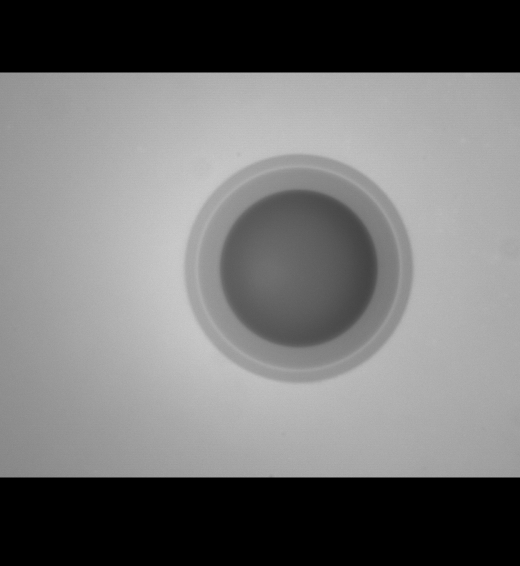
#> input picture image1.jpg, 1040 x 1132 px (shown at 1/2 size)
$ python circle_split.py
#> lines starting #> are read from the running program, lines starting #| are printed output that depends on the picture; after the words box and inside, x2 and y2 are one past the last pixel; in counts of white or black regions, pixels touching at a corner belong together
import cv2
import numpy as np
import os
from pathlib import Path

class CircleSplitter:
    def __init__(self, image_path):
        """Initialize with image path"""
        self.image_path = image_path
        self.image = cv2.imread(image_path)
        self.gray = cv2.cvtColor(self.image, cv2.COLOR_BGR2GRAY)
        self.height, self.width = self.gray.shape

    def detect_circles_hough(self):
        """Detect circles using Hough Transform"""
        # Apply Gaussian blur to reduce noise
        blurred = cv2.GaussianBlur(self.gray, (9, 9), 2)

        # Detect circles
        circles = cv2.HoughCircles(
            blurred,
            cv2.HOUGH_GRADIENT,
            dp=1,
            minDist=50,
            param1=50,
            param2=30,
            minRadius=10,
            maxRadius=min(self.width, self.height) // 2
        )

        if circles is not None:
            # Round values then cast to uint16 on the entire array so indexing works
            circles = np.around(circles).astype(np.uint16)
            return circles[0]
        return None

    def detect_circles_contours(self):
        """Detect circles using contour detection"""
        # Apply threshold
        _, thresh = cv2.threshold(self.gray, 0, 255, cv2.THRESH_BINARY_INV + cv2.THRESH_OTSU)

        # Apply morphological operations to clean up
        kernel = np.ones((5, 5), np.uint8)
        thresh = cv2.morphologyEx(thresh, cv2.MORPH_CLOSE, kernel)
        thresh = cv2.morphologyEx(thresh, cv2.MORPH_OPEN, kernel)

        # Find contours
        contours, _ = cv2.findContours(thresh, cv2.RETR_TREE, cv2.CHAIN_APPROX_SIMPLE)

        # Filter and sort contours by area
        valid_contours = []
        for contour in contours:
            area = cv2.contourArea(contour)
            if area > 100:  # Minimum area threshold
                # Fit circle to contour
                (x, y), radius = cv2.minEnclosingCircle(contour)
                center = (int(x), int(y))
                radius = int(radius)

                # Check if contour is circular enough
                perimeter = cv2.arcLength(contour, True)
                circularity = 4 * np.pi * area / (perimeter * perimeter)

                if circularity > 0.7:  # Threshold for circular shape
                    valid_contours.append((center[0], center[1], radius, area))

        # Sort by area (largest first)
        valid_contours.sort(key=lambda x: x[3], reverse=True)

        return valid_contours[:2] if len(valid_contours) >= 2 else None

    def split_circle(self, method='auto'):
        """
        Split circle into inner circle and outer ring

        Args:
            method: 'hough', 'contour', or 'auto' (tries both)
        """
        circles = None

        if method == 'hough' or method == 'auto':
            circles = self.detect_circles_hough()
            if circles is not None and len(circles) >= 2:
                print("Using Hough Circle detection method")
            elif method == 'auto':
                circles = None

        if circles is None and (method == 'contour' or method == 'auto'):
            contour_circles = self.detect_circles_contours()
            if contour_circles:
                circles = np.array(contour_circles)[:, :3]  # Keep only x, y, radius
                print("Using Contour detection method")

        if circles is None or len(circles) < 2:
            print("Could not detect both inner and outer circles!")
            return None, None, None

        # Sort circles by radius (smallest first)
        circles_sorted = sorted(circles, key=lambda x: x[2])
        inner_circle = circles_sorted[0]
        outer_circle = circles_sorted[1]

        print(f"Inner circle: center=({inner_circle[0]}, {inner_circle[1]}), radius={inner_circle[2]}")
        print(f"Outer circle: center=({outer_circle[0]}, {outer_circle[1]}), radius={outer_circle[2]}")

        # Create masks
        inner_mask = np.zeros((self.height, self.width), np.uint8)
        outer_mask = np.zeros((self.height, self.width), np.uint8)

        # Draw filled circles on masks
        cv2.circle(inner_mask, (int(inner_circle[0]), int(inner_circle[1])),
                   int(inner_circle[2]), (255,), -1)
        cv2.circle(outer_mask, (int(outer_circle[0]), int(outer_circle[1])),
                   int(outer_circle[2]), (255,), -1)

        # Create ring mask (outer minus inner)
        ring_mask = cv2.subtract(outer_mask, inner_mask)

        # Apply masks to get separate images
        inner_only = cv2.bitwise_and(self.image, self.image, mask=inner_mask)
        ring_only = cv2.bitwise_and(self.image, self.image, mask=ring_mask)

        # Create visualization
        vis_image = self.image.copy()
        cv2.circle(vis_image, (int(inner_circle[0]), int(inner_circle[1])),
                   int(inner_circle[2]), (0, 255, 0), 2)
        cv2.circle(vis_image, (int(outer_circle[0]), int(outer_circle[1])),
                   int(outer_circle[2]), (0, 0, 255), 2)

        return inner_only, ring_only, vis_image

    def save_results(self, output_dir='output'):
        """Save the split images"""
        # Create output directory
        Path(output_dir).mkdir(exist_ok=True)

        # Get base filename
        base_name = Path(self.image_path).stem

        # Split the circle
        inner, ring, visualization = self.split_circle()

        if inner is None or ring is None or visualization is None:
            print("Failed to split the circle image!")
            return False

        # Save images directly from NumPy arrays
        cv2.imwrite(os.path.join(output_dir, f'{base_name}_inner.png'), inner)
        cv2.imwrite(os.path.join(output_dir, f'{base_name}_ring.png'), ring)
        cv2.imwrite(os.path.join(output_dir, f'{base_name}_visualization.png'), visualization)

        print(f"Saved results to {output_dir}/")
        print(f"  - {base_name}_inner.png: Inner circle only")
        print(f"  - {base_name}_ring.png: Outer ring only")
        print(f"  - {base_name}_visualization.png: Detection visualization")

        return True

    def display_results(self):
        """Display the results in windows"""
        inner, ring, visualization = self.split_circle()

        if inner is None:
            print("Failed to split the circle image!")
            return

        # inner, ring, and visualization are NumPy arrays; no UMat conversion is needed

        # Resize for display if images are too large using UMat for compatibility
        max_display_width = 800
        # Convert to UMat for resize and imshow compatibility
        inner_umat = cv2.UMat(inner)  # type: ignore
        ring_umat = cv2.UMat(ring)    # type: ignore
        vis_umat = cv2.UMat(visualization)  # type: ignore
        if self.width > max_display_width:
            scale = max_display_width / self.width
            new_width = int(self.width * scale)
            new_height = int(self.height * scale)

            inner_umat = cv2.resize(inner_umat, (new_width, new_height))
            ring_umat = cv2.resize(ring_umat, (new_width, new_height))
            vis_umat = cv2.resize(vis_umat, (new_width, new_height))
        # Use UMat directly for display
        inner = inner_umat
        ring = ring_umat
        visualization = vis_umat

        # Display images
        cv2.imshow('Original with Detected Circles', visualization)
        cv2.imshow('Inner Circle Only', inner)
        cv2.imshow('Outer Ring Only', ring)

        print("Press any key to close windows...")
        cv2.waitKey(0)
        cv2.destroyAllWindows()


def main():
    """Main function to run the circle splitter"""
    # Configuration
    image_path = input("Enter the path to your circle image: ").strip()
#> the answer given: ../image1.jpg

    # Remove quotes if present
    image_path = image_path.strip('"').strip("'")

    # Check if file exists
    if not os.path.exists(image_path):
        print(f"Error: File '{image_path}' not found!")
        return

    # Create splitter instance
    splitter = CircleSplitter(image_path)
#> in __init__, self.image is the input picture: shape (1132, 1040, 3); min 0, max 208, mean 115.5

    # Ask user for action
    print("\nWhat would you like to do?")
    print("1. Display results on screen")
    print("2. Save results to files")
    print("3. Both")

    choice = input("Enter your choice (1-3): ").strip()
#> the answer given: 1

    if choice in ['1', '3']:
        splitter.display_results()
#> in detect_circles_hough, `circles = cv2.HoughCircles( blurred, cv2.HOUGH_GRADIENT, dp=1, minDist..`: circles = [[598.5, 536.5, 156.7]]
#> in detect_circles_hough, `circles = np.around(circles).astype(np.uint16)`: circles = [[598, 536, 157]]
#> in detect_circles_contours, `_, thresh = cv2.threshold(self.gray, 0, 255, cv2.THRESH_BINARY_INV + c..`:
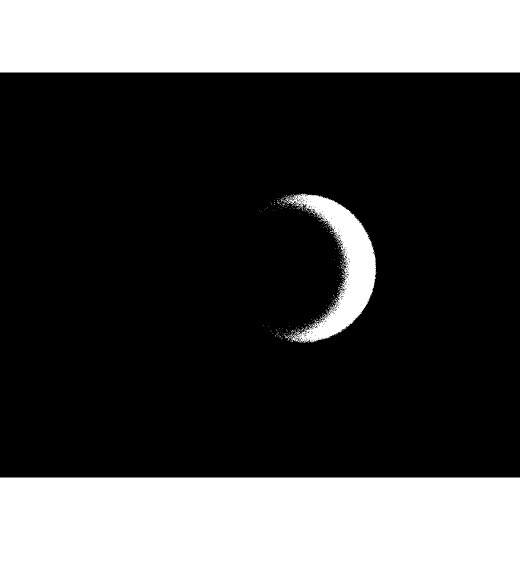
#> thresh: shape (1132, 1040) (shown at 1/2 size); 30.1% white; 270 white regions (267 under 20 px), largest, box (x1, y1, x2, y2) and area: (0, 955, 1040, 1132) 184080, (0, 0, 1040, 145) 150800, (568, 387, 753, 686) 19065
#> in detect_circles_contours, `thresh = cv2.morphologyEx(thresh, cv2.MORPH_CLOSE, kernel)`:
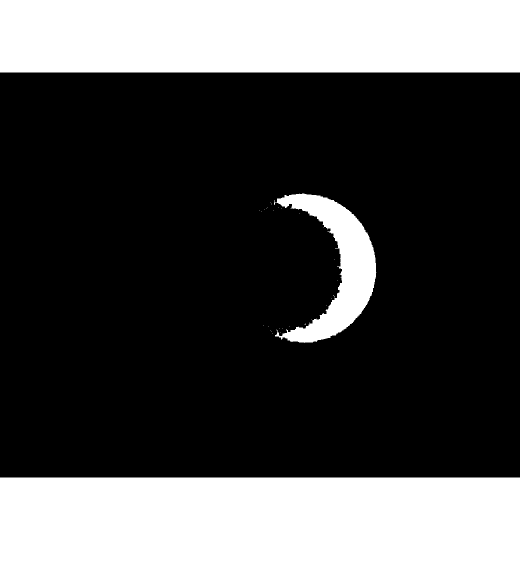
#> thresh: shape (1132, 1040) (shown at 1/2 size); 30.4% white; 32 white regions (29 under 20 px), largest, box (x1, y1, x2, y2) and area: (0, 955, 1040, 1132) 184080, (0, 0, 1040, 145) 150800, (548, 387, 753, 686) 23050
#> in detect_circles_contours, `thresh = cv2.morphologyEx(thresh, cv2.MORPH_OPEN, kernel)`: thresh: shape (1132, 1040); 30.4% white; 3 white regions
#> in detect_circles_contours, `contours, _ = cv2.findContours(thresh, cv2.RETR_TREE, cv2.CHAIN_APPROX..`: contours = 3 contours; box (x1, y1, x2, y2) and area: (0, 955, 1040, 1132) 182864, (0, 0, 1040, 145) 149616, (554, 387, 752, 685) 22320
#> the loop in detect_circles_contours, `for contour in contours:` made 3 passes
#> (contour, area, x, y, radius, center, perimeter, circularity) on passes 1, 3: ([[0, 955], [0, 1131], [1039, 1131], [1039, 955]], 182864, 519.5, 1043, 526, (519, 1043), 2430, 0.389), ([[0, 0], [0, 144], [1039, 144], [1039, 0]], 149616, 519.5, 72, 524, (519, 72), 2366, 0.336)
#> (area, x, y, radius, center, perimeter, circularity) on pass 2: (22320.5, 607.4, 536, 149, (607, 536), 1132.4, 0.219)
#> after the loop in detect_circles_contours, `for contour in contours:`: valid_contours = []

    if choice in ['2', '3']:
        splitter.save_results()

    print("\nProcessing complete!")


if __name__ == "__main__":
    main()
